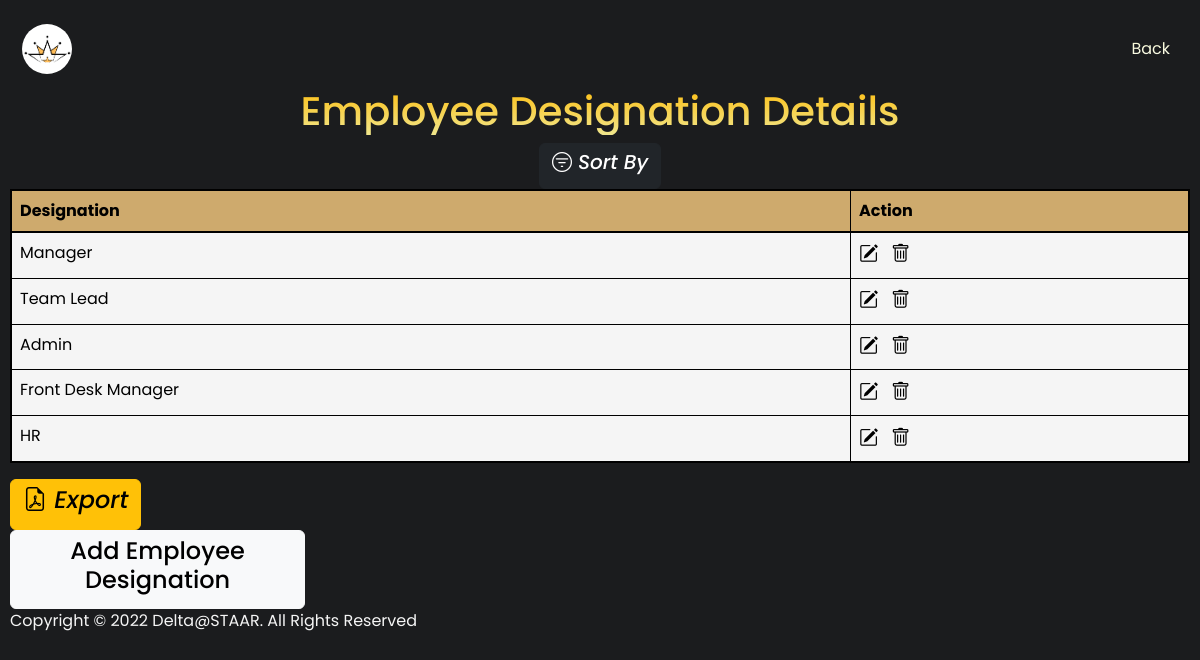
The page /views/config/emp_desig_table.php (signed in) on the database as committed earlier.
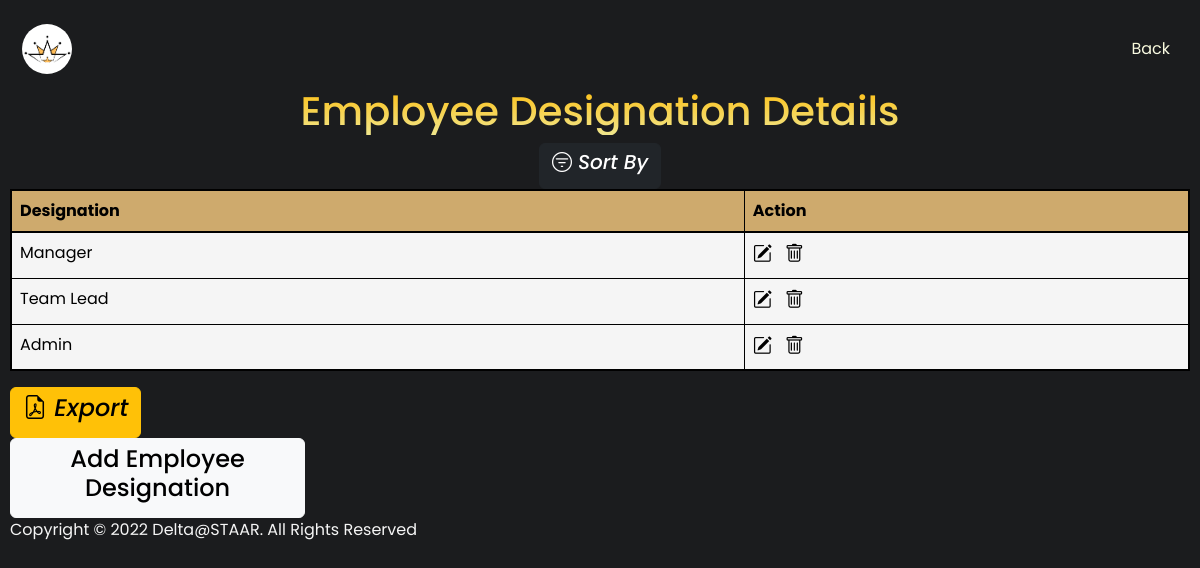
The same page on the database as committed later.
### tables this page shows
CREATE TABLE `employee_designation` (
  `id` int(11) NOT NULL,
  `designation` varchar(20) DEFAULT NULL
);

### views/config/emp_desig_table.php (the view, shortened to what this page needs)
<?php
    include('../../controllers/emp_desig_controller.php');
?>
<!DOCTYPE html>
<html lang="en">
<head>
    <link href="https://cdn.jsdelivr.net/npm/bootstrap@5.2.3/dist/css/bootstrap.min.css" rel="stylesheet">
    <link rel="stylesheet" href="https://cdn.jsdelivr.net/npm/bootstrap-icons@1.10.2/font/bootstrap-icons.css">
    <link rel="stylesheet" href="https://unpkg.com/tachyons@4.12.0/css/tachyons.min.css"/>
    <link rel="stylesheet" href="../../css/table.css">
</head>
<body class="bg">
    <nav class="navbar navbar-expand-lg navbar-dark f3 lh-copy fw5">
        <div class="container-fluid">
        <a class="navbar-brand" href="#">
                <img src="../../images/logo-no-name.png" height="50px" alt="Deltin Logo" class="d-inline-block align-text-top"
                    style="border-radius: 50px;">
            </a>
            <ul class="navbar-nav justify-content-end">
                <li class="nav-item">
                    <a class="nav-link active" id="adminlogin" onmouseover="this.style.cursor='pointer'" onclick = "history.back()" >Back</a>
                </li>
            </ul>
        </div>
    </nav>
    <div class="table-header">
    <h1 class="tc f1 lh-title spr">Employee Designation Details</h1>
        <button class="btn btn-dark">
            <h5><i class="bi bi-filter-circle"> Sort By</i></h5>
        </button>
    </div>
    <div class="table-div">
        <?php $results = mysqli_query($conn, "SELECT * FROM employee_designation"); ?>
        <div class="pa1 table-responsive">
            <table class="table table-bordered tc">
                <thead>
                    <tr>
                    <th scope="col">Designation</th>
                    <th scope="col" colspan="2">Action</th>
                    </tr>
                </thead>
                <tbody>
                <?php while ($row = mysqli_fetch_array($results)) { ?>
                        <td>
                            <?php echo $row['designation']; ?>
                        </td>
                        <td>
                            <a href="./emp_desig.php?edit=<?php echo '%27' ?><?php echo $row['id']; ?><?php echo '%27' ?>"
                                class="edit_btn"><i class="bi bi-pencil-square" style="font-size: 1.2rem; color: black;"></i>
                            </a>
                            <a href="../../controllers/emp_desig_controller.php?del=<?php echo '%27' ?><?php echo $row['id']; ?><?php echo '%27' ?>"
                                class="del_btn"><i class="bi bi-trash" style="font-size: 1.2rem; color: black;"></i>
                            </a>
                        </td>
                    <?php } ?>
                </tbody>
            </table>
        </div>
    </div>
    <div class="table-footer pa4">
        <div class="fl w-75 tl">
            <button class="btn btn-warning">
                <h4><i class="bi bi-file-earmark-pdf"> Export</i></h4>
            </button>
        </div>
        <div class="fl w-25 tr">
            <button class="btn btn-light">
                <h4><a href="emp_desig.php">Add Employee Designation</a></h4>
            </button>
        </div>
    </div>
    <footer class="tc f3 lh-copy mt4">Copyright &copy; 2022 Delta@STAAR. All Rights Reserved</footer>
</body>
</html>

Rows that differ between the two databases and show on the page:
removed employee_designation: designation "Front Desk Manager"
removed employee_designation: designation "HR"
